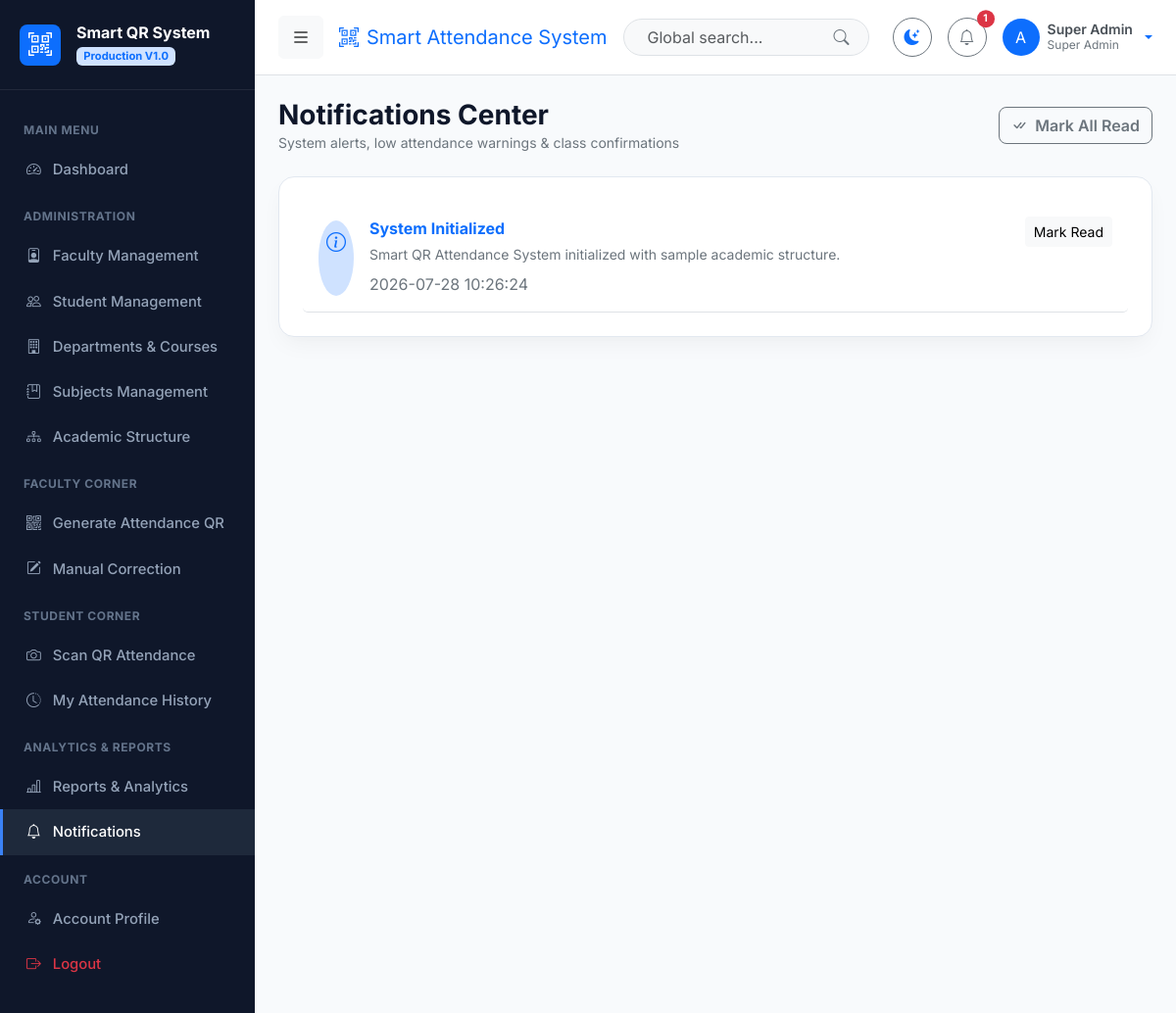
/notifications/ (signed in), run on the app's committed database.
### apps/accounts/models.py (models this page shows, shortened)
class User(AbstractUser):
    class Role(models.TextChoices):
        ADMIN = 'ADMIN', 'Super Admin'
        FACULTY = 'FACULTY', 'Faculty'
        STUDENT = 'STUDENT', 'Student'
    role = models.CharField(max_length=20, choices=Role.choices, default=Role.STUDENT)
    phone_number = models.CharField(max_length=20, blank=True, null=True)
    profile_picture = models.ImageField(upload_to='profiles/', blank=True, null=True)
    address = models.TextField(blank=True, null=True)
    date_of_birth = models.DateField(blank=True, null=True)
    is_approved = models.BooleanField(default=True)
    def is_admin(self):
        return self.role == self.Role.ADMIN or self.is_superuser
    def is_faculty(self):
        return self.role == self.Role.FACULTY
    def is_student(self):
        return self.role == self.Role.STUDENT
    def get_full_name_or_username(self):
        full_name = f"{self.first_name} {self.last_name}".strip()
        return full_name if full_name else self.username

### apps/notifications/models.py (models this page shows, shortened)
class Notification(models.Model):
    class NotificationType(models.TextChoices):
        WARNING = 'WARNING', 'Warning / Alert'
        INFO = 'INFO', 'Information'
        SUCCESS = 'SUCCESS', 'Success'
        ATTENDANCE = 'ATTENDANCE', 'Attendance Update'
    user = models.ForeignKey(settings.AUTH_USER_MODEL, on_delete=models.CASCADE, related_name='notifications')
    title = models.CharField(max_length=200)
    message = models.TextField()
    notification_type = models.CharField(max_length=20, choices=NotificationType.choices, default=NotificationType.INFO)
    is_read = models.BooleanField(default=False)
    created_at = models.DateTimeField(auto_now_add=True)
    class Meta:
        ordering = ['-created_at']

### apps/notifications/views.py (the view)
# urls.py: path('', views.notification_list, name='notification_list'),
@login_required
def notification_list(request):
    notifications = Notification.objects.filter(user=request.user)
    return render(request, 'notifications/notification_list.html', {'notifications': notifications})

### apps/notifications/context_processors.py (called while the page is built)
def unread_notifications_processor(request):
    if request.user.is_authenticated:
        unread_count = Notification.objects.filter(user=request.user, is_read=False).count()
        recent_notifications = Notification.objects.filter(user=request.user)[:5]
        return {
            'unread_notifications_count': unread_count,
            'recent_notifications': recent_notifications,
        }
    return {
        'unread_notifications_count': 0,
        'recent_notifications': [],
    }

### templates/notifications/notification_list.html (shortened to what this page needs)
{% extends 'base.html' %}
{% block content %}
<div class="d-flex justify-content-between align-items-center mb-4">
    <div>
        <h3 class="fw-bold m-0">Notifications Center</h3>
        <p class="text-secondary small m-0">System alerts, low attendance warnings & class confirmations</p>
    </div>
    <a href="{% url 'notifications:mark_all_read' %}" class="btn btn-outline-secondary rounded-3 fw-semibold">
        <i class="bi bi-check-all me-2"></i>Mark All Read
    </a>
</div>
<div class="card card-custom p-4">
    <div class="list-group list-group-flush">
        {% for n in notifications %}
            <div class="list-group-item bg-transparent py-3 d-flex justify-content-between align-items-start border-bottom">
                <div class="d-flex gap-3">
                    <div class="p-2 rounded-circle bg-{% if n.notification_type == 'WARNING' %}warning{% elif n.notification_type == 'SUCCESS' %}success{% else %}primary{% endif %}-subtle text-{% if n.notification_type == 'WARNING' %}warning{% elif n.notification_type == 'SUCCESS' %}success{% else %}primary{% endif %} mt-1">
                        <i class="bi bi-{% if n.notification_type == 'WARNING' %}exclamation-triangle{% elif n.notification_type == 'SUCCESS' %}check-circle{% else %}info-circle{% endif %} fs-5"></i>
                    </div>
                    <div>
                        <div class="fw-bold {% if not n.is_read %}text-primary{% endif %}">{{ n.title }}</div>
                        <div class="text-secondary small mt-1">{{ n.message }}</div>
                        <div class="extra-small text-secondary mt-2">{{ n.created_at|date:"Y-m-d H:i:s" }}</div>
                    </div>
                </div>
                {% if not n.is_read %}
                    <a href="{% url 'notifications:mark_read' n.id %}" class="btn btn-sm btn-light">Mark Read</a>
                {% endif %}
            </div>
        {% empty %}
            <div class="text-center py-5 text-secondary">No notifications found.</div>
        {% endfor %}
    </div>
</div>
{% endblock %}

### templates/navbar.html (shortened to what this page needs)
<nav class="navbar navbar-expand-lg border-bottom px-4 py-3 sticky-top bg-body">
    <div class="container-fluid p-0">
        <button class="btn btn-light me-3 d-flex align-items-center" id="sidebar-toggle" title="Toggle Navigation">
            <i class="bi bi-list fs-5"></i>
        </button>
        <span class="navbar-brand font-bold fs-5 d-none d-md-block text-primary">
            <i class="bi bi-qr-code-scan me-2"></i>Smart Attendance System
        </span>
        <form class="d-none d-md-flex ms-auto me-4 position-relative" style="max-width: 320px;" action="{% url 'reports:index' %}" method="GET">
            <input class="form-control rounded-pill ps-4 pe-5 bg-body-tertiary" type="search" name="query" placeholder="Global search..." aria-label="Search">
            <button class="btn border-0 position-absolute end-0 top-50 translate-middle-y me-2 text-secondary" type="submit">
                <i class="bi bi-search"></i>
            </button>
        </form>
        <div class="d-flex align-items-center gap-3 ms-auto ms-md-0">
            <button class="btn btn-outline-secondary rounded-circle d-flex align-items-center justify-content-center" id="theme-toggle-btn" style="width: 40px; height: 40px;" title="Toggle Dark/Light Mode">
                <i class="bi bi-moon-stars-fill text-primary"></i>
            </button>
            <div class="dropdown">
                <button class="btn btn-outline-secondary rounded-circle position-relative d-flex align-items-center justify-content-center" style="width: 40px; height: 40px;" data-bs-toggle="dropdown" aria-expanded="false">
                    <i class="bi bi-bell"></i>
                    {% if unread_notifications_count > 0 %}
                        <span class="position-absolute top-0 start-100 translate-middle badge rounded-pill bg-danger" style="font-size: 0.65rem;">
                            {{ unread_notifications_count }}
                        </span>
                    {% endif %}
                </button>
            </div>
            <div class="dropdown">
                <a href="#" class="d-flex align-items-center text-decoration-none dropdown-toggle gap-2" data-bs-toggle="dropdown" aria-expanded="false">
                    {% if user.profile_picture %}
                        <img src="{{ user.profile_picture.url }}" alt="User" width="38" height="38" class="rounded-circle object-fit-cover">
                    {% else %}
                        <div class="rounded-circle bg-primary text-white d-flex align-items-center justify-content-center font-bold" style="width: 38px; height: 38px;">
                            {{ user.username|slice:":1"|upper }}
                        </div>
                    {% endif %}
                    <div class="d-none d-lg-block text-start" style="line-height: 1.2;">
                        <div class="fw-semibold text-dark-emphasis small">{{ user.get_full_name_or_username }}</div>
                        <div class="text-secondary extra-small" style="font-size: 0.75rem;">{{ user.get_role_display }}</div>
                    </div>
                </a>
            </div>
        </div>
    </div>
</nav>

### static/css/style.css (style rules this page uses)
:root { --bg-body: #f8fafc; --bg-card: #ffffff; --text-primary: #0f172a; --text-secondary: #475569; --border-color: #e2e8f0; --sidebar-bg: #0f172a; --sidebar-text: #94a3b8; --sidebar-hover: #1e293b; --sidebar-active: #3b82f6; --accent-gradient: linear-gradient(135deg, #3b82f6 0%, #2563eb 100%); --card-shadow: 0 10px 25px -5px rgba(0, 0, 0, 0.05), 0 8px 10px -6px rgba(0, 0, 0, 0.01); }
body { font-family: 'Inter', system-ui, -apple-system, sans-serif; background-color: var(--bg-body); color: var(--text-primary); min-height: 100vh; transition: background-color 0.3s ease, color 0.3s ease; }
.card-custom { background-color: var(--bg-card); border: 1px solid var(--border-color); border-radius: 1rem; box-shadow: var(--card-shadow); transition: transform 0.2s ease, box-shadow 0.2s ease; }

### data on the page
User: username "A", get_full_name_or_username "Super Admin", role "Super Admin"
Notification: title "System Initialized", message "Smart QR Attendance System initialized with sample academic structure.", created_at "2026-07-28 10:26:24", is_read "Mark Read"

### other printed values
{{ unread_notifications_count }} "1"
